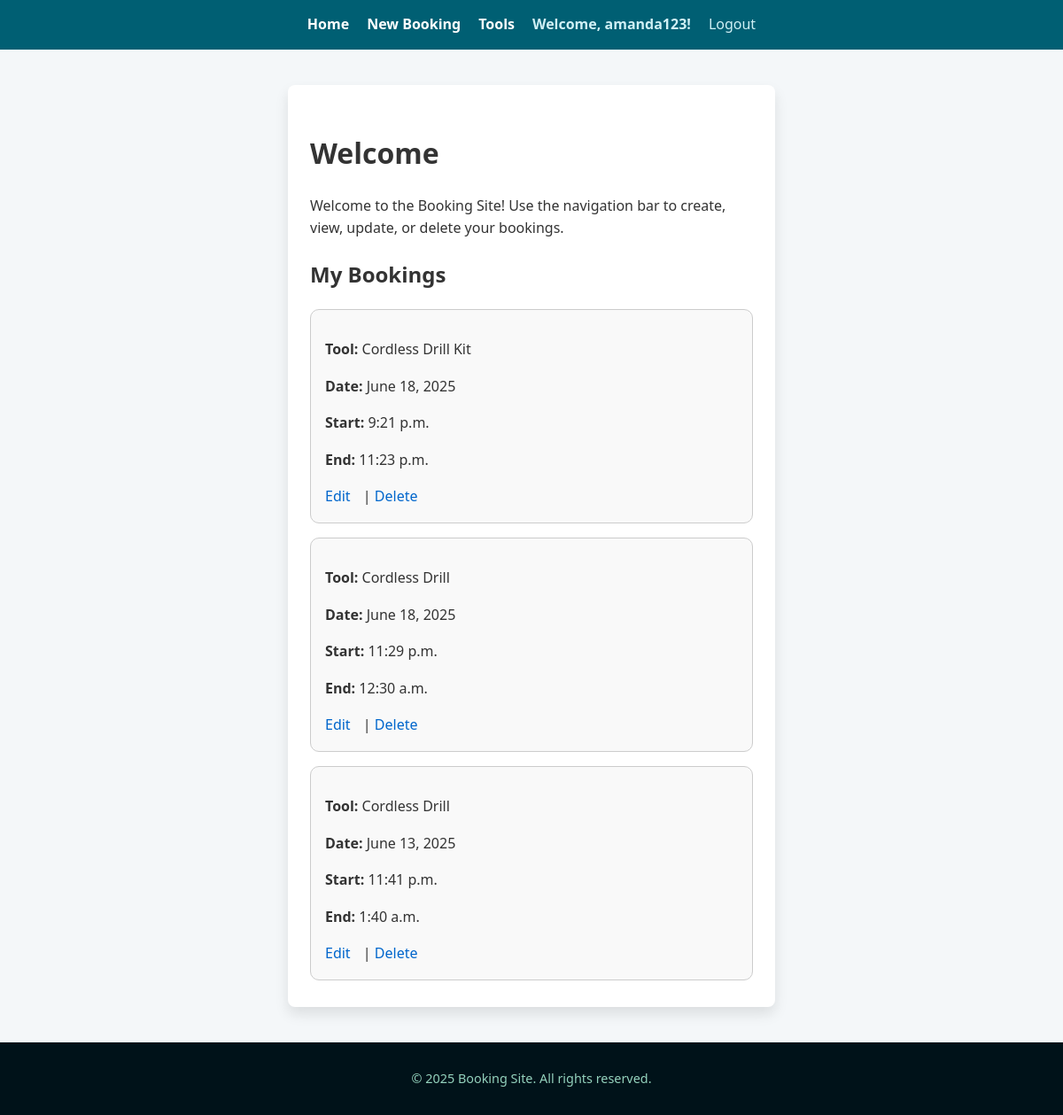
Before: / (signed in) with the older database file.
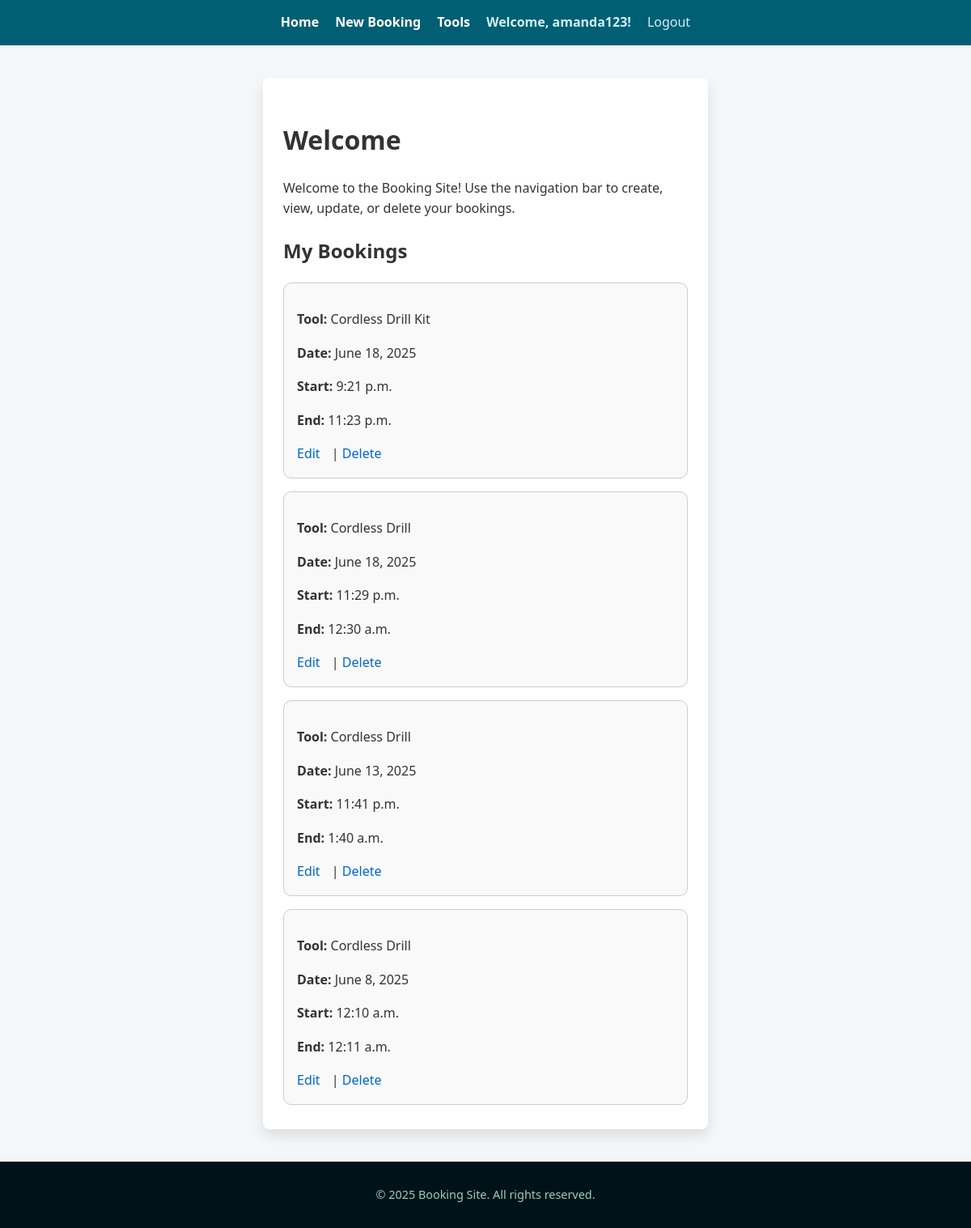
After: the same page with the newer database file.
### bookings/models.py (models this page shows, shortened)
class Booking(models.Model):
    tool = models.ForeignKey(Tool, on_delete=models.CASCADE)
    user = models.ForeignKey(User, on_delete=models.CASCADE)
    date = models.DateField()
    start_time = models.TimeField()
    end_time = models.TimeField()

class Tool(models.Model):
    name = models.CharField(max_length=100)
    description = models.TextField(blank=True)
    location = models.CharField(max_length=100)
    image = models.ImageField(upload_to='tool_images/', blank=True, null=True)

### bookings/views.py (the view)
# urls.py: path('', views.home, name='home'),  # <-- Add home page at root
def home(request):
    context = {
        'info_text': (
            "Welcome to the Booking Site! Use the navigation bar to create, "
            "view, update, or delete your bookings."
        )
    }
    if request.user.is_authenticated:
        context['bookings'] = Booking.objects.filter(user=request.user)
    return render(request, 'bookings/home.html', context)

### bookings/templates/bookings/home.html (shortened to what this page needs)
{% extends 'bookings/base.html' %}
{% block content %}
<h1>Welcome</h1>
<p>{{ info_text }}</p>
{% if user.is_authenticated %}
    <h2>My Bookings</h2>
    {% if bookings %}
        <div class="booking-grid">
            {% for booking in bookings %}
                <div class="booking-card">
                    <p><strong>Tool:</strong> {{ booking.tool.name }}</p>
                    <p><strong>Date:</strong> {{ booking.date }}</p>
                    <p><strong>Start:</strong> {{ booking.start_time }}</p>
                    <p><strong>End:</strong> {{ booking.end_time }}</p>
                    <div class="booking-actions">
                        <a href="{% url 'booking_update' booking.id %}">Edit</a> |
                        <a href="{% url 'booking_delete' booking.id %}">Delete</a>
                    </div>
                </div>
            {% endfor %}
        </div>
    {% else %}
        <p>You have no bookings yet.</p>
    {% endif %}
{% else %}
    <p><a href="{% url 'login' %}">Log in</a> to view or make bookings.</p>
{% endif %}
{% endblock %}

### bookings/templates/bookings/base.html (shortened to what this page needs)
{% load static %}
<!DOCTYPE html>
<html lang="en">
<head>
    <link rel="stylesheet" href="{% static 'css/styles.css' %}" />
</head>
<body>
    <header>
        <nav>
            <ul class="nav-list">
                <li><a class="nav-link" href="{% url 'home' %}">Home</a></li>
                <li><a class="nav-link" href="{% url 'booking_create' %}">New Booking</a></li>
                <li><a class="nav-link" href="{% url 'tool_list' %}">Tools</a></li>
                {% if user.is_authenticated %}
                    <li><span class="nav-user">Welcome, {{ user.username }}!</span></li>
                    <li>
                        <form action="{% url 'logout' %}" method="post" style="display:inline;">
                            <button type="submit" class="nav-user logout-button">
                                Logout
                            </button>
                        </form>
                    </li>
                {% else %}
                    <li><a class="nav-link" href="{% url 'login' %}">Login</a></li>
                    <li><a class="nav-link" href="{% url 'register' %}">Register</a></li>
                {% endif %}
            </ul>
        </nav>
    </header>
    <main class="container">
        {% block content %}
        {% endblock %}
    </main>
    <footer>
        <p>© {% now "Y" %} Booking Site. All rights reserved.</p>
    </footer>
</body>
</html>

### bookings/static/css/styles.css (style rules this page uses)
body { font-family: 'Segoe UI', Tahoma, Geneva, Verdana, sans-serif; margin: 0; background-color: #f4f7f9; color: #333; line-height: 1.6; }
nav { background-color: #005f73; padding: 15px 20px; text-align: center; }
.nav-list { list-style: none; margin: 0; padding: 0; display: inline-flex; gap: 20px; justify-content: center; flex-wrap: wrap; }
.nav-link { color: #ffffff; text-decoration: none; font-weight: 600; font-size: 1rem; transition: color 0.3s ease; }
.nav-user { color: #d0f0f5; font-weight: 600; font-size: 1rem; }
.logout-button { background: none; border: none; padding: 0; cursor: pointer; font: inherit; }
.container { max-width: 500px; margin: 40px auto; background: white; padding: 30px 25px; border-radius: 8px; box-shadow: 0 8px 15px rgba(0, 0, 0, 0.1); }
form button { background-color: #005f73; color: white; font-weight: 600; padding: 10px 20px; border: none; border-radius: 4px; cursor: pointer; transition: background-color 0.3s ease; }
footer { background-color: #001219; color: #94d2bd; text-align: center; padding: 15px 10px; font-size: 0.9rem; margin-top: 40px; }
.booking-grid { display: grid; grid-template-columns: repeat(auto-fill, minmax(250px, 1fr)); gap: 1rem; }
.booking-card { border: 1px solid #ccc; padding: 1rem; border-radius: 10px; background-color: #f9f9f9; }
.booking-actions a { margin-right: 10px; color: #0066cc; text-decoration: none; }

Changed rows visible on the page:
added Booking: tool.name "Cordless Drill", date "June 8, 2025", start_time "12:10 a.m.", end_time "12:11 a.m."
